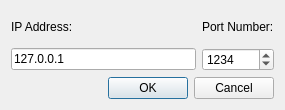
<?xml version="1.0" encoding="UTF-8"?>
<ui version="4.0">
 <class>ImgServer_Dialog</class>
 <widget class="QDialog" name="ImgServer_Dialog">
  <property name="sizePolicy">
   <sizepolicy hsizetype="Fixed" vsizetype="Fixed">
    <horstretch>0</horstretch>
    <verstretch>0</verstretch>
   </sizepolicy>
  </property>
  <property name="minimumSize">
   <size>
    <width>285</width>
    <height>110</height>
   </size>
  </property>
  <property name="maximumSize">
   <size>
    <width>285</width>
    <height>110</height>
   </size>
  </property>
  <property name="windowTitle">
   <string>Dialog</string>
  </property>
  <layout class="QGridLayout" name="gridLayout_3">
   <item row="0" column="0">
    <layout class="QGridLayout" name="gridLayout_2">
     <property name="sizeConstraint">
      <enum>QLayout::SetMaximumSize</enum>
     </property>
     <item row="0" column="1">
      <widget class="QLabel" name="portLabel">
       <property name="text">
        <string>Port Number:</string>
       </property>
      </widget>
     </item>
     <item row="2" column="0" colspan="2">
      <widget class="QDialogButtonBox" name="buttonBox">
       <property name="orientation">
        <enum>Qt::Horizontal</enum>
       </property>
       <property name="standardButtons">
        <set>QDialogButtonBox::Cancel|QDialogButtonBox::Ok</set>
       </property>
      </widget>
     </item>
     <item row="1" column="0">
      <widget class="QLineEdit" name="IPEdit">
       <property name="text">
        <string>127.0.0.1</string>
       </property>
      </widget>
     </item>
     <item row="0" column="0">
      <widget class="QLabel" name="IPLabel">
       <property name="text">
        <string>IP Address:</string>
       </property>
      </widget>
     </item>
     <item row="1" column="1">
      <widget class="QSpinBox" name="portSpinBox">
       <property name="maximum">
        <number>65535</number>
       </property>
       <property name="value">
        <number>1234</number>
       </property>
      </widget>
     </item>
    </layout>
   </item>
  </layout>
 </widget>
 <resources/>
 <connections>
  <connection>
   <sender>buttonBox</sender>
   <signal>accepted()</signal>
   <receiver>ImgServer_Dialog</receiver>
   <slot>accept()</slot>
   <hints>
    <hint type="sourcelabel">
     <x>248</x>
     <y>254</y>
    </hint>
    <hint type="destinationlabel">
     <x>157</x>
     <y>274</y>
    </hint>
   </hints>
  </connection>
  <connection>
   <sender>buttonBox</sender>
   <signal>rejected()</signal>
   <receiver>ImgServer_Dialog</receiver>
   <slot>reject()</slot>
   <hints>
    <hint type="sourcelabel">
     <x>316</x>
     <y>260</y>
    </hint>
    <hint type="destinationlabel">
     <x>286</x>
     <y>274</y>
    </hint>
   </hints>
  </connection>
 </connections>
</ui>
